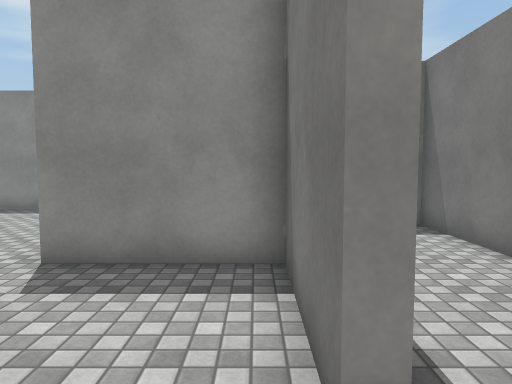
[1] (above)

16 first-person views from a walk through a scene from a Unity 3-D project. The camera is 1.5 m above the floor, tilts 4° down and sees 70° across. The floor is counted in squares, 1 m on a side. Each view is taken from the middle of a square. On the plan, view 1 faces up. The plan holds only what a view shows up to about 16 squares ahead; the rest is blank. The place goes on beyond the plan. The player character is not drawn. Some animated figures are not drawn. Door leaves are left out, so doorways stand open. Surface patterns are stand-ins for the level's own textures.

[2]
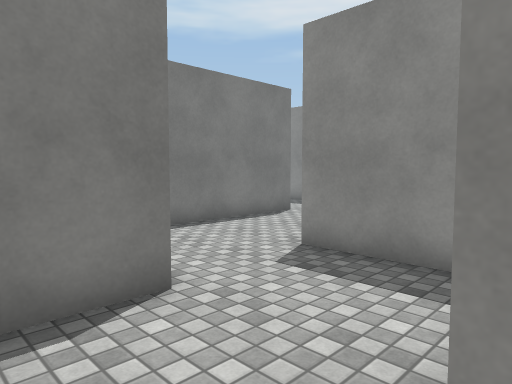

[3]
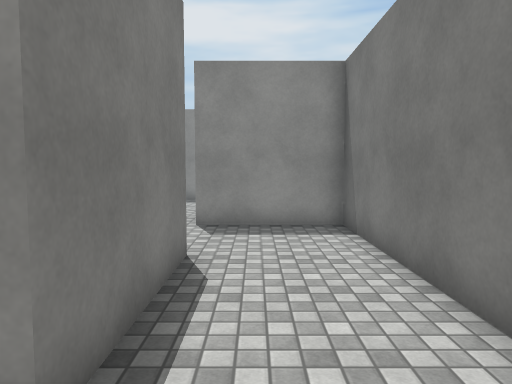

[4]
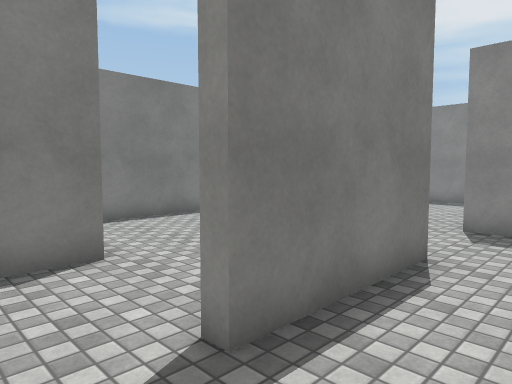

[5]
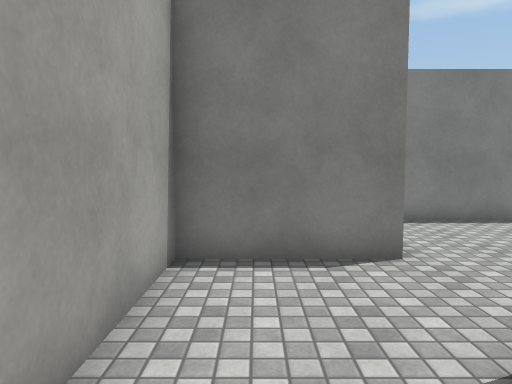

[6]
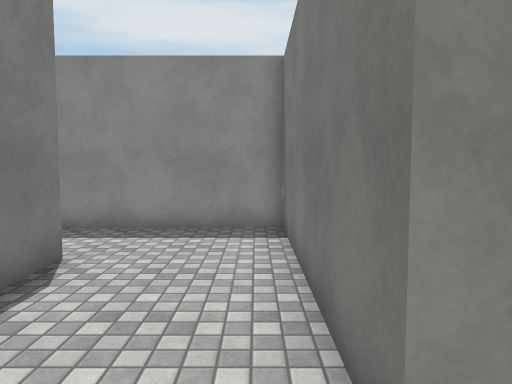

[7]
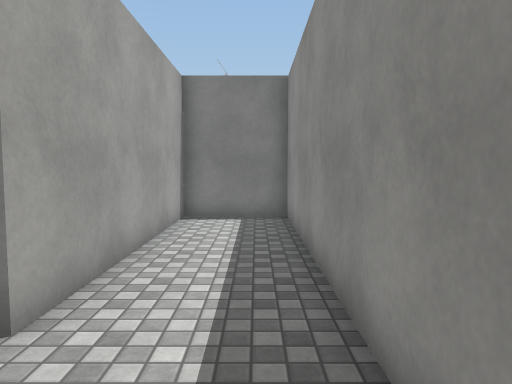

[8]
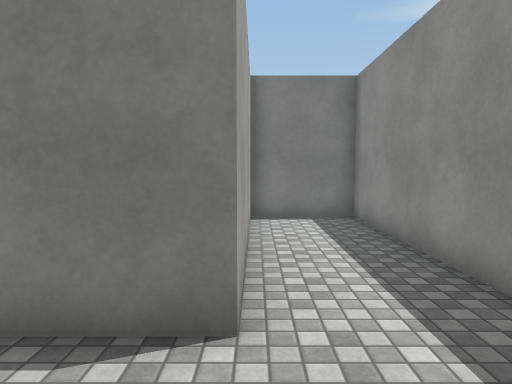

[9]
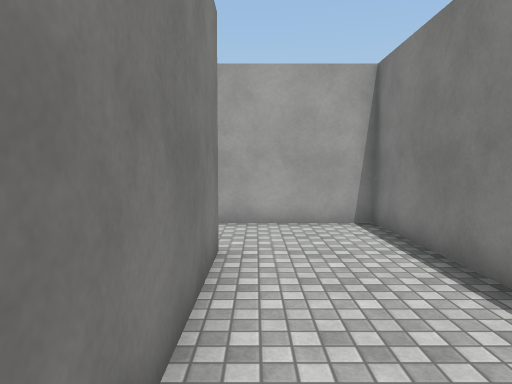

[10]
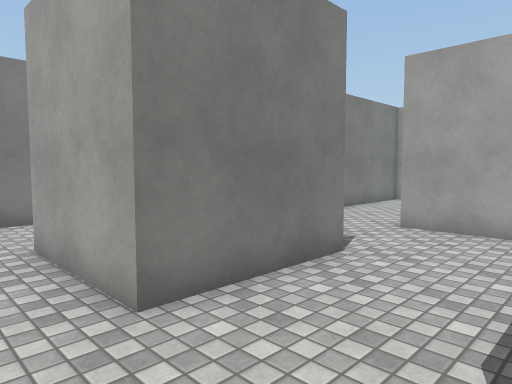

[11]
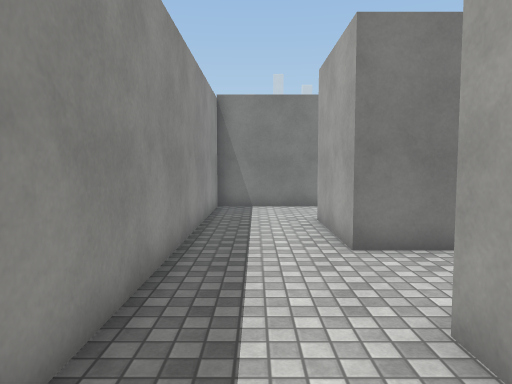

[12]
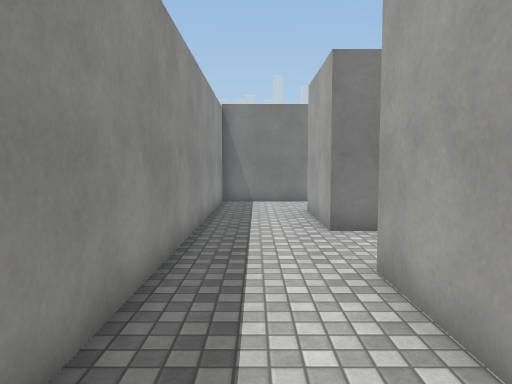

[13]
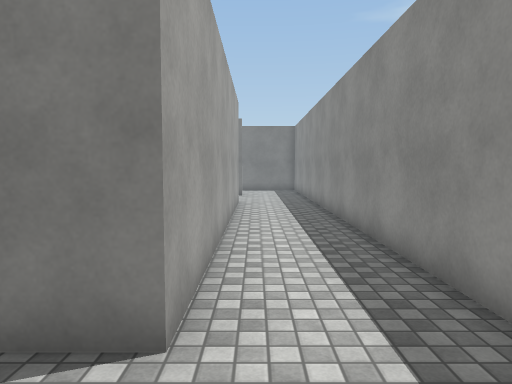

[14]
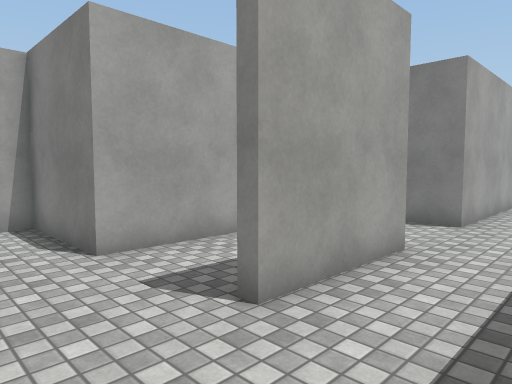

[15]
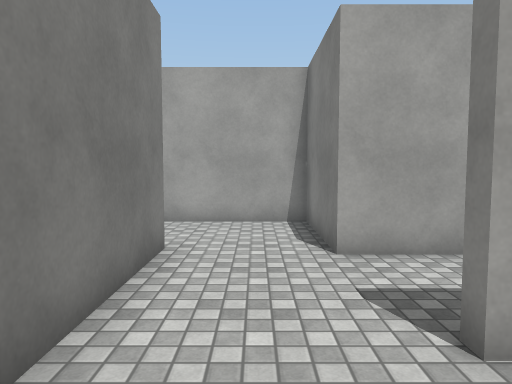

[16]
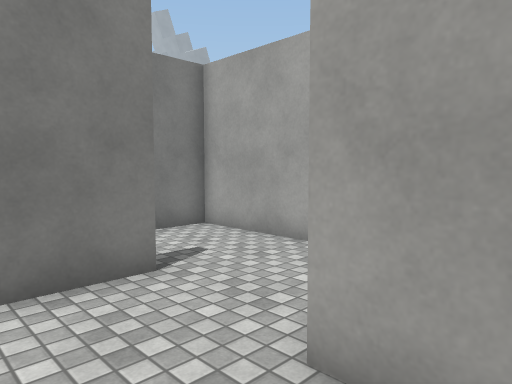

### Floor plan
Points are (right, up) in squares from view 1. A wall is a line through its corners. A room is listed if a view was taken in it or the views show most of it. See-through windows are left out.
Room 1 (views 1, 2, 3, 4, 5, 6, 7, 8, 9)
walls: (0.8, 1.9) (0.4, 1.9) (0.4, 5.6) (-3.3, 5.6) (-3.3, 12.9) (-14.9, 12.9) (-14.9, 9.8) (-7.1, 9.8) (-7.1, 2.4) (-2.9, 2.4) (-2.9, -1.3) (1.2, -1.3); (4.2, -0.5) (4.2, 3)
ways out: open door at (2.5, 3) to room 4
Room 2 (views 10, 11, 12, 13, 14, 15)
walls: (1.6, 9.4) (0.4, 9.4) (0.4, 13.3) (4.2, 13.3) (4.2, 12.9); (4.6, 9.8) (4.6, 6.1) (10.8, 6.1) (10.8, 7.6); (-1.5, 6.1) (0.8, 6.1); (7.7, 9.2) (7.7, 16.4) (-14, 16.4); (-15, 13.3) (-2.9, 13.3) (-2.9, 11.9)
ways out: open door at (4, 11.5) to room 3; opening at (1, 7.5) to room 4; opening at (9.5, 8.5); open door at (-16.1, 13.1)
Room 3 (view 16)
walls: (1.4, 9.8) (4.6, 9.8)
ways out: open door at (4, 11.5) to room 2
Room 4 (no view inside)
walls: (0.8, 6.1) (0.8, 1.9); (4.2, 3) (4.2, 9.4) (1.6, 9.4)
ways out: open door at (2.5, 3) to room 1; opening at (1, 7.5) to room 2

Where each view was taken, in squares from view 1:
view 1: 0 up, 0 right, facing up
view 2: 0 up, 1 right, facing up-left
view 3: 0 up, 2 right, facing up
view 4: 0 up, 3 right, facing up-left
view 5: 0 up, 3 right, facing left
view 6: 4 up, 4 left, facing up
view 7: 12 up, 4 left, facing left
view 8: 10 up, 4 left, facing left
view 9: 12 up, 4 left, facing down
view 10: 15 up, 3 left, facing down-right
view 11: 15 up, 6 left, facing right
view 12: 15 up, 8 left, facing right
view 13: 14 up, 0 right, facing left
view 14: 16 up, 7 right, facing down-left
view 15: 16 up, 6 right, facing down
view 16: 12 up, 3 right, facing down-right
